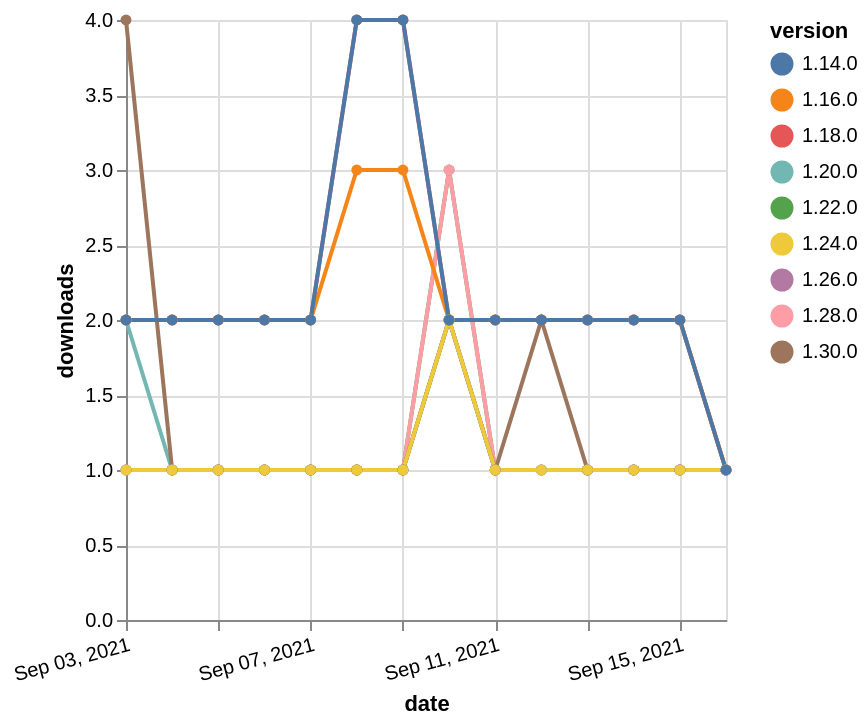

Source (Vega-Lite JSON):
### Vega-Lite specification from a JSON file in a GitHub repository (floating-point values rounded to 4 significant figures)
{"$schema": "https://vega.github.io/schema/vega-lite/v5.json", "description": "A simple bar chart with embedded data.", "data": {"values": [{"date": "2021-09-03", "total": 2450, "delta": 2, "version": "1.18.0"}, {"date": "2021-09-04", "total": 2452, "delta": 2, "version": "1.18.0"}, {"date": "2021-09-05", "total": 2454, "delta": 2, "version": "1.18.0"}, {"date": "2021-09-06", "total": 2456, "delta": 2, "version": "1.18.0"}, {"date": "2021-09-07", "total": 2458, "delta": 2, "version": "1.18.0"}, {"date": "2021-09-08", "total": 2462, "delta": 4, "version": "1.18.0"}, {"date": "2021-09-09", "total": 2466, "delta": 4, "version": "1.18.0"}, {"date": "2021-09-10", "total": 2468, "delta": 2, "version": "1.18.0"}, {"date": "2021-09-11", "total": 2470, "delta": 2, "version": "1.18.0"}, {"date": "2021-09-12", "total": 2472, "delta": 2, "version": "1.18.0"}, {"date": "2021-09-13", "total": 2474, "delta": 2, "version": "1.18.0"}, {"date": "2021-09-14", "total": 2476, "delta": 2, "version": "1.18.0"}, {"date": "2021-09-15", "total": 2478, "delta": 2, "version": "1.18.0"}, {"date": "2021-09-16", "total": 2479, "delta": 1, "version": "1.18.0"}, {"date": "2021-09-03", "total": 323, "delta": 1, "version": "1.22.0"}, {"date": "2021-09-04", "total": 324, "delta": 1, "version": "1.22.0"}, {"date": "2021-09-05", "total": 325, "delta": 1, "version": "1.22.0"}, {"date": "2021-09-06", "total": 326, "delta": 1, "version": "1.22.0"}, {"date": "2021-09-07", "total": 327, "delta": 1, "version": "1.22.0"}, {"date": "2021-09-08", "total": 328, "delta": 1, "version": "1.22.0"}, {"date": "2021-09-09", "total": 329, "delta": 1, "version": "1.22.0"}, {"date": "2021-09-10", "total": 332, "delta": 3, "version": "1.22.0"}, {"date": "2021-09-11", "total": 333, "delta": 1, "version": "1.22.0"}, {"date": "2021-09-12", "total": 334, "delta": 1, "version": "1.22.0"}, {"date": "2021-09-13", "total": 335, "delta": 1, "version": "1.22.0"}, {"date": "2021-09-14", "total": 336, "delta": 1, "version": "1.22.0"}, {"date": "2021-09-15", "total": 337, "delta": 1, "version": "1.22.0"}, {"date": "2021-09-16", "total": 338, "delta": 1, "version": "1.22.0"}, {"date": "2021-09-03", "total": 194, "delta": 1, "version": "1.28.0"}, {"date": "2021-09-04", "total": 195, "delta": 1, "version": "1.28.0"}, {"date": "2021-09-05", "total": 196, "delta": 1, "version": "1.28.0"}, {"date": "2021-09-06", "total": 197, "delta": 1, "version": "1.28.0"}, {"date": "2021-09-07", "total": 198, "delta": 1, "version": "1.28.0"}, {"date": "2021-09-08", "total": 199, "delta": 1, "version": "1.28.0"}, {"date": "2021-09-09", "total": 200, "delta": 1, "version": "1.28.0"}, {"date": "2021-09-10", "total": 203, "delta": 3, "version": "1.28.0"}, {"date": "2021-09-11", "total": 204, "delta": 1, "version": "1.28.0"}, {"date": "2021-09-12", "total": 205, "delta": 1, "version": "1.28.0"}, {"date": "2021-09-13", "total": 206, "delta": 1, "version": "1.28.0"}, {"date": "2021-09-14", "total": 207, "delta": 1, "version": "1.28.0"}, {"date": "2021-09-15", "total": 208, "delta": 1, "version": "1.28.0"}, {"date": "2021-09-16", "total": 209, "delta": 1, "version": "1.28.0"}, {"date": "2021-09-03", "total": 159, "delta": 1, "version": "1.26.0"}, {"date": "2021-09-04", "total": 160, "delta": 1, "version": "1.26.0"}, {"date": "2021-09-05", "total": 161, "delta": 1, "version": "1.26.0"}, {"date": "2021-09-06", "total": 162, "delta": 1, "version": "1.26.0"}, {"date": "2021-09-07", "total": 163, "delta": 1, "version": "1.26.0"}, {"date": "2021-09-08", "total": 164, "delta": 1, "version": "1.26.0"}, {"date": "2021-09-09", "total": 165, "delta": 1, "version": "1.26.0"}, {"date": "2021-09-10", "total": 167, "delta": 2, "version": "1.26.0"}, {"date": "2021-09-11", "total": 168, "delta": 1, "version": "1.26.0"}, {"date": "2021-09-12", "total": 169, "delta": 1, "version": "1.26.0"}, {"date": "2021-09-13", "total": 170, "delta": 1, "version": "1.26.0"}, {"date": "2021-09-14", "total": 171, "delta": 1, "version": "1.26.0"}, {"date": "2021-09-15", "total": 172, "delta": 1, "version": "1.26.0"}, {"date": "2021-09-16", "total": 173, "delta": 1, "version": "1.26.0"}, {"date": "2021-09-03", "total": 233, "delta": 2, "version": "1.20.0"}, {"date": "2021-09-04", "total": 234, "delta": 1, "version": "1.20.0"}, {"date": "2021-09-05", "total": 235, "delta": 1, "version": "1.20.0"}, {"date": "2021-09-06", "total": 236, "delta": 1, "version": "1.20.0"}, {"date": "2021-09-07", "total": 237, "delta": 1, "version": "1.20.0"}, {"date": "2021-09-08", "total": 238, "delta": 1, "version": "1.20.0"}, {"date": "2021-09-09", "total": 239, "delta": 1, "version": "1.20.0"}, {"date": "2021-09-10", "total": 241, "delta": 2, "version": "1.20.0"}, {"date": "2021-09-11", "total": 242, "delta": 1, "version": "1.20.0"}, {"date": "2021-09-12", "total": 243, "delta": 1, "version": "1.20.0"}, {"date": "2021-09-13", "total": 244, "delta": 1, "version": "1.20.0"}, {"date": "2021-09-14", "total": 245, "delta": 1, "version": "1.20.0"}, {"date": "2021-09-15", "total": 246, "delta": 1, "version": "1.20.0"}, {"date": "2021-09-16", "total": 247, "delta": 1, "version": "1.20.0"}, {"date": "2021-09-03", "total": 2550, "delta": 2, "version": "1.16.0"}, {"date": "2021-09-04", "total": 2552, "delta": 2, "version": "1.16.0"}, {"date": "2021-09-05", "total": 2554, "delta": 2, "version": "1.16.0"}, {"date": "2021-09-06", "total": 2556, "delta": 2, "version": "1.16.0"}, {"date": "2021-09-07", "total": 2558, "delta": 2, "version": "1.16.0"}, {"date": "2021-09-08", "total": 2561, "delta": 3, "version": "1.16.0"}, {"date": "2021-09-09", "total": 2564, "delta": 3, "version": "1.16.0"}, {"date": "2021-09-10", "total": 2566, "delta": 2, "version": "1.16.0"}, {"date": "2021-09-11", "total": 2568, "delta": 2, "version": "1.16.0"}, {"date": "2021-09-12", "total": 2570, "delta": 2, "version": "1.16.0"}, {"date": "2021-09-13", "total": 2572, "delta": 2, "version": "1.16.0"}, {"date": "2021-09-14", "total": 2574, "delta": 2, "version": "1.16.0"}, {"date": "2021-09-15", "total": 2576, "delta": 2, "version": "1.16.0"}, {"date": "2021-09-16", "total": 2577, "delta": 1, "version": "1.16.0"}, {"date": "2021-09-03", "total": 127, "delta": 4, "version": "1.30.0"}, {"date": "2021-09-04", "total": 128, "delta": 1, "version": "1.30.0"}, {"date": "2021-09-05", "total": 129, "delta": 1, "version": "1.30.0"}, {"date": "2021-09-06", "total": 130, "delta": 1, "version": "1.30.0"}, {"date": "2021-09-07", "total": 131, "delta": 1, "version": "1.30.0"}, {"date": "2021-09-08", "total": 132, "delta": 1, "version": "1.30.0"}, {"date": "2021-09-09", "total": 133, "delta": 1, "version": "1.30.0"}, {"date": "2021-09-10", "total": 135, "delta": 2, "version": "1.30.0"}, {"date": "2021-09-11", "total": 136, "delta": 1, "version": "1.30.0"}, {"date": "2021-09-12", "total": 138, "delta": 2, "version": "1.30.0"}, {"date": "2021-09-13", "total": 139, "delta": 1, "version": "1.30.0"}, {"date": "2021-09-14", "total": 140, "delta": 1, "version": "1.30.0"}, {"date": "2021-09-15", "total": 141, "delta": 1, "version": "1.30.0"}, {"date": "2021-09-16", "total": 142, "delta": 1, "version": "1.30.0"}, {"date": "2021-09-03", "total": 177, "delta": 1, "version": "1.24.0"}, {"date": "2021-09-04", "total": 178, "delta": 1, "version": "1.24.0"}, {"date": "2021-09-05", "total": 179, "delta": 1, "version": "1.24.0"}, {"date": "2021-09-06", "total": 180, "delta": 1, "version": "1.24.0"}, {"date": "2021-09-07", "total": 181, "delta": 1, "version": "1.24.0"}, {"date": "2021-09-08", "total": 182, "delta": 1, "version": "1.24.0"}, {"date": "2021-09-09", "total": 183, "delta": 1, "version": "1.24.0"}, {"date": "2021-09-10", "total": 185, "delta": 2, "version": "1.24.0"}, {"date": "2021-09-11", "total": 186, "delta": 1, "version": "1.24.0"}, {"date": "2021-09-12", "total": 187, "delta": 1, "version": "1.24.0"}, {"date": "2021-09-13", "total": 188, "delta": 1, "version": "1.24.0"}, {"date": "2021-09-14", "total": 189, "delta": 1, "version": "1.24.0"}, {"date": "2021-09-15", "total": 190, "delta": 1, "version": "1.24.0"}, {"date": "2021-09-16", "total": 191, "delta": 1, "version": "1.24.0"}, {"date": "2021-09-03", "total": 3016, "delta": 2, "version": "1.14.0"}, {"date": "2021-09-04", "total": 3018, "delta": 2, "version": "1.14.0"}, {"date": "2021-09-05", "total": 3020, "delta": 2, "version": "1.14.0"}, {"date": "2021-09-06", "total": 3022, "delta": 2, "version": "1.14.0"}, {"date": "2021-09-07", "total": 3024, "delta": 2, "version": "1.14.0"}, {"date": "2021-09-08", "total": 3028, "delta": 4, "version": "1.14.0"}, {"date": "2021-09-09", "total": 3032, "delta": 4, "version": "1.14.0"}, {"date": "2021-09-10", "total": 3034, "delta": 2, "version": "1.14.0"}, {"date": "2021-09-11", "total": 3036, "delta": 2, "version": "1.14.0"}, {"date": "2021-09-12", "total": 3038, "delta": 2, "version": "1.14.0"}, {"date": "2021-09-13", "total": 3040, "delta": 2, "version": "1.14.0"}, {"date": "2021-09-14", "total": 3042, "delta": 2, "version": "1.14.0"}, {"date": "2021-09-15", "total": 3044, "delta": 2, "version": "1.14.0"}, {"date": "2021-09-16", "total": 3045, "delta": 1, "version": "1.14.0"}]}, "width": "container", "mark": {"type": "line", "point": {"filled": true}}, "encoding": {"x": {"field": "date", "type": "temporal", "timeUnit": "yearmonthdate", "title": "date", "axis": {"labelAngle": -15}}, "y": {"field": "delta", "type": "quantitative", "title": "downloads"}, "color": {"field": "version", "type": "nominal"}, "tooltip": {"field": "delta"}}}
